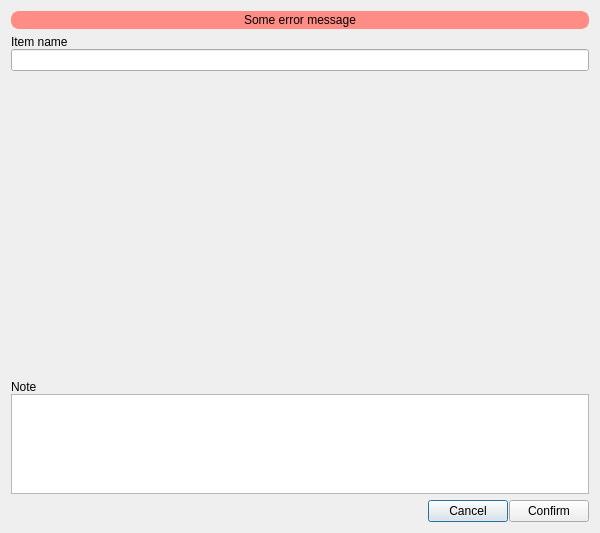
<?xml version="1.0" encoding="UTF-8"?>
<ui version="4.0">
 <class>EditItemDialogClass</class>
 <widget class="QDialog" name="EditItemDialogClass">
  <property name="geometry">
   <rect>
    <x>0</x>
    <y>0</y>
    <width>600</width>
    <height>533</height>
   </rect>
  </property>
  <property name="windowTitle">
   <string>Edit item</string>
  </property>
  <layout class="QVBoxLayout" name="verticalLayout" stretch="0,0,1,0,0">
   <property name="spacing">
    <number>6</number>
   </property>
   <item>
    <widget class="QWidget" name="errorWidget" native="true">
     <property name="styleSheet">
      <string notr="true">background-color: rgb(255, 141, 133);
border-radius: 8px;</string>
     </property>
     <layout class="QHBoxLayout" name="horizontalLayout_4">
      <property name="leftMargin">
       <number>2</number>
      </property>
      <property name="topMargin">
       <number>2</number>
      </property>
      <property name="rightMargin">
       <number>2</number>
      </property>
      <property name="bottomMargin">
       <number>2</number>
      </property>
      <item>
       <widget class="QLabel" name="errorLabel">
        <property name="styleSheet">
         <string notr="true"/>
        </property>
        <property name="text">
         <string>Some error message</string>
        </property>
        <property name="alignment">
         <set>Qt::AlignmentFlag::AlignCenter</set>
        </property>
       </widget>
      </item>
     </layout>
    </widget>
   </item>
   <item>
    <layout class="QVBoxLayout" name="verticalLayout_2">
     <property name="spacing">
      <number>0</number>
     </property>
     <item>
      <widget class="QLabel" name="label">
       <property name="text">
        <string>Item name</string>
       </property>
      </widget>
     </item>
     <item>
      <widget class="QLineEdit" name="nameInput"/>
     </item>
     <item>
      <widget class="QLabel" name="nameError">
       <property name="sizePolicy">
        <sizepolicy hsizetype="Preferred" vsizetype="Preferred">
         <horstretch>0</horstretch>
         <verstretch>0</verstretch>
        </sizepolicy>
       </property>
       <property name="palette">
        <palette>
         <active>
          <colorrole role="WindowText">
           <brush brushstyle="SolidPattern">
            <color alpha="255">
             <red>255</red>
             <green>0</green>
             <blue>0</blue>
            </color>
           </brush>
          </colorrole>
         </active>
         <inactive>
          <colorrole role="WindowText">
           <brush brushstyle="SolidPattern">
            <color alpha="255">
             <red>255</red>
             <green>0</green>
             <blue>0</blue>
            </color>
           </brush>
          </colorrole>
         </inactive>
         <disabled/>
        </palette>
       </property>
       <property name="font">
        <font>
         <pointsize>7</pointsize>
        </font>
       </property>
       <property name="text">
        <string/>
       </property>
      </widget>
     </item>
    </layout>
   </item>
   <item>
    <widget class="QStackedWidget" name="itemStackedWidget">
     <property name="sizePolicy">
      <sizepolicy hsizetype="Preferred" vsizetype="Expanding">
       <horstretch>0</horstretch>
       <verstretch>0</verstretch>
      </sizepolicy>
     </property>
     <widget class="EditLoginItem" name="loginPage"/>
     <widget class="EditCardItem" name="cardPage"/>
     <widget class="EditIdentityItem" name="identityPage"/>
     <widget class="EditNoteItem" name="notePage"/>
     <widget class="QWidget" name="emptyPage"/>
    </widget>
   </item>
   <item>
    <layout class="QVBoxLayout" name="verticalLayout_3">
     <property name="spacing">
      <number>0</number>
     </property>
     <item>
      <widget class="QLabel" name="label_2">
       <property name="sizePolicy">
        <sizepolicy hsizetype="Preferred" vsizetype="Preferred">
         <horstretch>0</horstretch>
         <verstretch>0</verstretch>
        </sizepolicy>
       </property>
       <property name="text">
        <string>Note</string>
       </property>
      </widget>
     </item>
     <item>
      <widget class="CappedPlainTextEdit" name="noteInput">
       <property name="maximumSize">
        <size>
         <width>16777215</width>
         <height>100</height>
        </size>
       </property>
      </widget>
     </item>
    </layout>
   </item>
   <item>
    <layout class="QHBoxLayout" name="horizontalLayout_2">
     <property name="spacing">
      <number>1</number>
     </property>
     <item>
      <spacer name="horizontalSpacer">
       <property name="orientation">
        <enum>Qt::Orientation::Horizontal</enum>
       </property>
       <property name="sizeHint" stdset="0">
        <size>
         <width>40</width>
         <height>20</height>
        </size>
       </property>
      </spacer>
     </item>
     <item>
      <widget class="QPushButton" name="cancelButton">
       <property name="text">
        <string>Cancel</string>
       </property>
      </widget>
     </item>
     <item>
      <widget class="QPushButton" name="confirmButton">
       <property name="text">
        <string>Confirm</string>
       </property>
      </widget>
     </item>
    </layout>
   </item>
  </layout>
 </widget>
 <layoutdefault spacing="6" margin="11"/>
 <customwidgets>
  <customwidget>
   <class>EditLoginItem</class>
   <extends>QWidget</extends>
   <header>../EditLoginItem/EditLoginItem.h</header>
   <container>1</container>
  </customwidget>
  <customwidget>
   <class>CappedPlainTextEdit</class>
   <extends>QPlainTextEdit</extends>
   <header>../Components/CappedPlainTextEdit.h</header>
  </customwidget>
  <customwidget>
   <class>EditCardItem</class>
   <extends>QWidget</extends>
   <header>../EditCardItem/EditCardItem.h</header>
   <container>1</container>
  </customwidget>
  <customwidget>
   <class>EditIdentityItem</class>
   <extends>QWidget</extends>
   <header>../EditIdentityItem/EditIdentityItem.h</header>
   <container>1</container>
  </customwidget>
  <customwidget>
   <class>EditNoteItem</class>
   <extends>QWidget</extends>
   <header>../EditNoteItem/EditNoteItem.h</header>
   <container>1</container>
  </customwidget>
 </customwidgets>
 <resources/>
 <connections/>
</ui>
